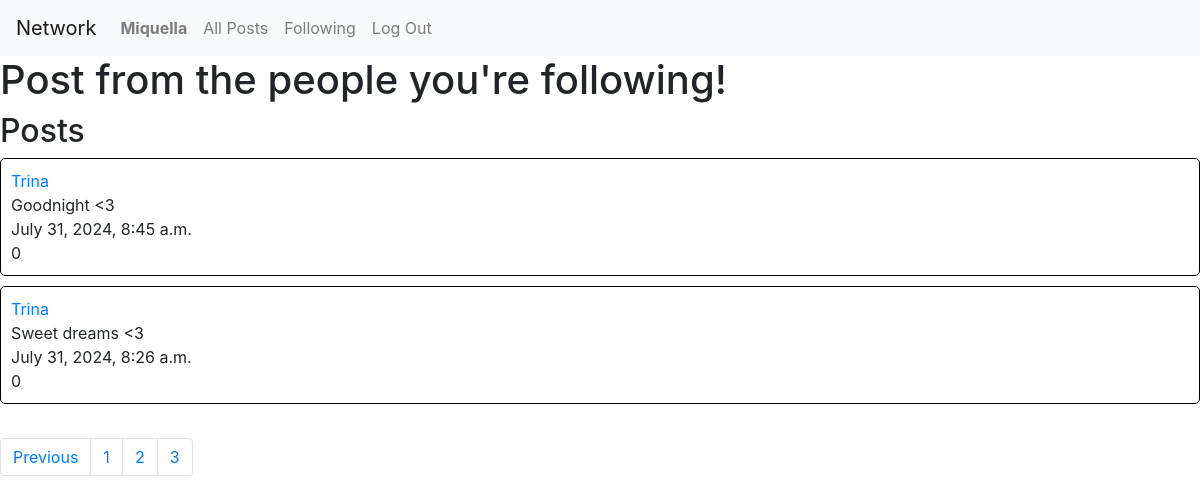
The page /following/3 (signed in) on the database its author committed.
### network/models.py (models this page shows, shortened)
class User(AbstractUser):
    followers = models.ManyToManyField('self', related_name="following", null=True)
    following = models.ManyToManyField('self', related_name="followers",null=True)
    def __str__(self):
        return self.username

class Post(models.Model):
    user = models.ForeignKey("User", on_delete=models.CASCADE, related_name="posts")
    content = models.TextField(blank=True)
    timestamp = models.DateTimeField(auto_now_add=True)
    likes = models.IntegerField(default=0)

### network/views.py (the view)
# urls.py: path("following/<int:page_num>", views.following, name="following"),
def following(request, page_num):
    following = User.objects.filter(followers=request.user)
    following = Post.objects.filter(user__in=following)
    posts = following.order_by("-timestamp").all()
    p = Paginator(posts, 5)
    page_obj = p.get_page(page_num)
    prev_page = None
    has_prev_page = False
    if page_obj.has_previous():
        prev_page = page_obj.previous_page_number()
        has_prev_page = True
    next_page = None
    has_next_page = False
    if page_obj.has_next():
        next_page = page_obj.next_page_number()
        has_next_page = True
    return render(request, 'network/following.html', {
        "username":request.user,
        "posts": page_obj,
        "pages": p,
        "prev_page": prev_page,
        "has_prev_page": has_prev_page,
        "next_page": next_page,
        "has_next_page": has_next_page,
    })

### network/templates/network/following.html (shortened to what this page needs)
{% extends "network/layout.html" %}
{% load static %}
{% block body %}
    <h1>Post from the people you're following!</h1>
    <h2>Posts</h2>
    {% for post in posts %}
    <div id="post-container">
        <a href="{% url 'user' post.user.username 1 %}">{{ post.user.username }}</a><br>
        {{ post.content }} <br>
        {{ post.timestamp }} <br>
        {{ post.likes }} <br>
    </div>
    {% endfor %}
    <br>
    <nav aria-label="Page navigation example">
        <ul class="pagination">
            {% if has_prev_page %}
                <li class="page-item"><a class="page-link" href="{% url 'following' prev_page%}">Previous</a></li>
            {% endif %}
          {% for page in pages %}
            <li class="page-item"><a class="page-link"  href="{% url 'following' page.number%}">{{ page.number }}</a></li>
          {% endfor %}
        </ul>
      </nav>
{% endblock %}

### network/templates/network/layout.html (shortened to what this page needs)
{% load static %}
<!DOCTYPE html>
<html lang="en">
    <head>
        <link rel="stylesheet" href="https://stackpath.bootstrapcdn.com/bootstrap/4.4.1/css/bootstrap.min.css">
        <link href="{% static 'network/styles2.css' %}" rel="stylesheet">
    </head>
    <body>
        <nav class="navbar navbar-expand-lg navbar-light bg-light">
            <a class="navbar-brand" href="#">Network</a>
            <div>
              <ul class="navbar-nav mr-auto">
                {% if user.is_authenticated %}
                    <li class="nav-item">
                        <a id="nav-username" class="nav-link" href="{% url 'user' user.username 1 %}"><strong>{{ user.username }}</strong></a>
                    </li>
                {% endif %}
                <li class="nav-item">
                  <a class="nav-link" href="{% url 'index' %}">All Posts</a>
                </li>
                {% if user.is_authenticated %}
                    <li class="nav-item">
                        <a class="nav-link" href="{% url 'following' 1%}">Following</a>
                    </li>
                    <li class="nav-item">
                        <a class="nav-link" href="{% url 'logout' %}">Log Out</a>
                    </li>
                {% endif %}
              </ul>
            </div>
          </nav>
        <div class="body">
            {% block body %}
            {% endblock %}
        </div>
    </body>
</html>

### network/static/network/styles2.css (style rules this page uses)
#post-container { align-items: center; border: 1px solid black; padding: 10px; margin-bottom: 10px; border-radius: 5px; }

### rows shown on the page
User: username "Miquella"
Post: user.username "Trina", content "Goodnight <3", timestamp "July 31, 2024, 8:45 a.m.", likes "0"
Post: user.username "Trina", content "Sweet dreams <3", timestamp "July 31, 2024, 8:26 a.m.", likes "0"

### other values the page prints
{{ page.number }} "1" "2" "3"
